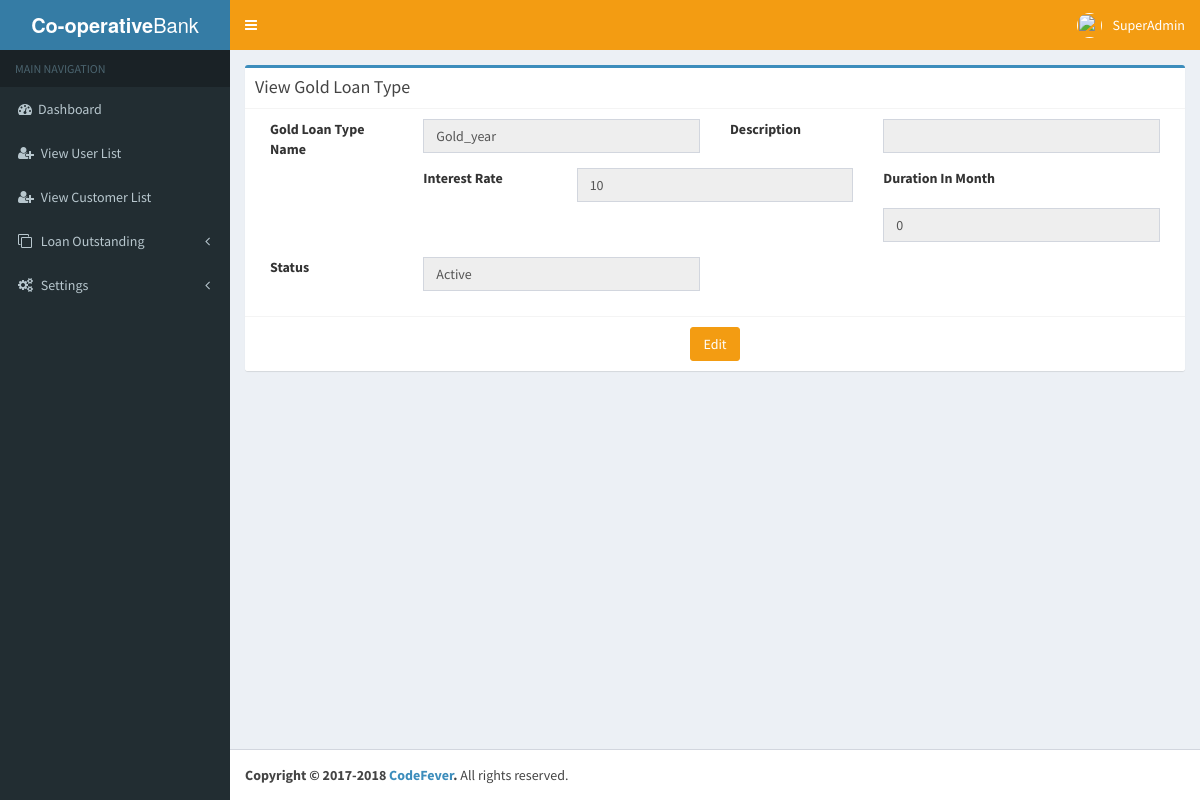
Screenshot of /Views/SuperAdmin/superadmin_view_goldtype.php?id=4 (signed in) with the database file from the repository.
### tables this page shows
CREATE TABLE `userinfo` (
  `UserId` bigint(20) NOT NULL AUTO_INCREMENT,
  `EmployeeName` varchar(50) NOT NULL DEFAULT '',
  `Designation` varchar(50) NOT NULL DEFAULT '',
  `Username` varchar(700) NOT NULL DEFAULT '',
  `Apassword` longtext NOT NULL,
  `RoleId` bigint(20) DEFAULT NULL,
  `CityId` bigint(20) DEFAULT NULL,
  `StateId` bigint(20) DEFAULT NULL,
  `CountryId` bigint(20) DEFAULT NULL,
  `BranchId` bigint(20) DEFAULT NULL,
  `UnderofId` bigint(20) DEFAULT NULL,
  `EmpCode` varchar(50) DEFAULT NULL,
  `Userimage` longblob,
  `EmpId` bigint(20) DEFAULT NULL,
  `CreatedBy` bigint(20) DEFAULT NULL,
  `CreatedDate` datetime DEFAULT NULL,
  `ModifiedDate` datetime DEFAULT NULL,
  `ModifiedBy` bigint(20) DEFAULT NULL,
  `Active` tinyint(4) NOT NULL DEFAULT '1',
  `token` varchar(255) NOT NULL,
  PRIMARY KEY (`UserId`),
  UNIQUE KEY `UQ__UserInfo__536C85E41AAA0C50` (`Username`),
  UNIQUE KEY `EmpCode` (`EmpCode`),
  KEY `RoleId` (`RoleId`),
  KEY `BranchId` (`BranchId`)
);

CREATE TABLE `goldloantype` (
  `GoldLoanTypeid` bigint(20) NOT NULL AUTO_INCREMENT,
  `GName` varchar(50) NOT NULL,
  `Description` varchar(50) DEFAULT NULL,
  `InterestRate` double DEFAULT NULL,
  `Durationinmonth` int(11) DEFAULT NULL,
  `Amount` double DEFAULT NULL,
  `NoofInstallments` int(11) DEFAULT NULL,
  `Active` tinyint(4) NOT NULL,
  `CreatedBy` bigint(20) NOT NULL,
  `CreatedDate` datetime NOT NULL,
  `ModifiedBy` bigint(20) DEFAULT NULL,
  `ModifiedDate` datetime DEFAULT NULL,
  PRIMARY KEY (`GoldLoanTypeid`)
);

### Views/superadmin-session.php (called while the page is built, shortened)
<?php
    $user_check=$_SESSION['login_user'];
    $ses_sql = mysql_query("select UserId, Username, Userimage from userinfo where Username='$user_check'") or die(mysql_error());
    $row = mysql_fetch_assoc($ses_sql);
    $login_session = $row['Username'];
?>

### Views/SuperAdmin/superadmin_view_goldtype.php (the view, shortened to what this page needs)
<?php
include '../superadmin-session.php';
?>
<!DOCTYPE html>
<html>
    <head>
        <?php include 'include/nav.php'; ?>
    </head>
    <body class="hold-transition skin-blue sidebar-mini">
        <div class="wrapper">
            <?php include 'include/sidenav.php'; ?>
            <div class="content-wrapper">
                <section class="content">
                    <div class="box box-primary">
                        <div class="box-header with-border">
                            <h3 class="box-title">View Gold Loan Type</h3>
                        </div>
                        <form role="form" method="post" action="superadmin_edit_goldtype.php?id=<?php echo $_GET['id'] ?>">
                            <?php
                            if (isset($_GET['id'])) {
                                $id = $_GET['id'];
                                $sql = mysql_query("SELECT * FROM goldloantype WHERE GoldLoanTypeid ='" . $id . "' ") or die(mysql_error());
                                while ($row = mysql_fetch_array($sql)) {
                                    if ($row['Active'] == 1)
                                        $a = "Active";
                                    else
                                        $a = "Deactive";
                                    ?>
                                    <div class="box-body">
                                        <div class="col-md-2">
                                            <div class="form-group">
                                                <label>Gold Loan Type Name</label>
                                            </div>
                                        </div>
                                        <div class="col-md-4">
                                            <div class="form-group">
                                                <input type="text" name="" value="<?php echo $row['GName']; ?>" class="form-control" readonly="">
                                            </div>
                                        </div>
                                        <div class="col-md-2">
                                            <div class="form-group">
                                                <label>Description</label>
                                            </div>
                                        </div>
                                        <div class="col-md-4">
                                            <div class="form-group">
                                                <input type="text" name="" value="<?php echo $row['Description']; ?>" class="form-control" readonly="">
                                            </div>
                                        </div>
                                        <div class="col-md-2">
                                            <div class="form-group">
                                                <label>Interest Rate</label>
                                            </div>
                                        </div>
                                        <div class="col-md-4">
                                            <div class="form-group">
                                                <input type="text" name="" value="<?php echo $row['InterestRate']; ?>" class="form-control" readonly="">
                                            </div>
                                        </div>
                                        <div class="col-md-2">
                                            <div class="form-group">
                                                <label>Duration In Month</label>
                                            </div>
                                        </div>
                                        <div class="col-md-4">
                                            <div class="form-group">
                                                <input type="text" name="" value="<?php echo $row['Durationinmonth']; ?>" class="form-control" readonly="">
                                            </div>
                                        </div>
                                        <div class="col-md-2">
                                            <div class="form-group">
                                                <label>Status</label>
                                            </div>
                                        </div>
                                        <div class="col-md-4">
                                            <div class="form-group">
                                                <input type="text" name="" value="<?php echo $a; ?>" class="form-control" readonly="">
                                            </div>
                                        </div>
                                    </div>
                                    <div class="box-footer text-center">
                                        <input type="submit" name="submit1" class="btn btn-primary" value="Edit">
                                    </div>
    <?php }
}
?>
                        </form>
                    </div>
                </section>
            </div>
<?php include 'include/script.php'; ?>
        </div>
    </body>
</html>

### Views/SuperAdmin/include/sidenav.php (shortened to what this page needs)
<header class="main-header">
    <a href="#" class="logo">
        <span class="logo-lg"><b>Co-operative</b>Bank</span>
    </a>
    <nav class="navbar navbar-static-top">
        <a href="#" class="sidebar-toggle" data-toggle="offcanvas" role="button">
        </a>
        <div class="navbar-custom-menu">
            <ul class="nav navbar-nav">
                <li class="dropdown user user-menu">
                    <a href="" class="dropdown-toggle" data-toggle="dropdown">
                        <img src="../upload/<?php echo $_SESSION['uimage']; ?>" class="user-image" >
                        <span class="hidden-xs"><?php echo $login_session; ?></span>
                    </a>
                </li>
            </ul>
        </div>
    </nav>
</header>
<aside class="main-sidebar">
    <section class="sidebar">
        <ul class="sidebar-menu">
            <li class="header">MAIN NAVIGATION</li>
            <li class="treeview">
                <a href="superadmin_dashboard.php">
                    <i class="fa fa-dashboard"></i><span>Dashboard</span>
                </a>
            </li>
            <li class="treeview">
                <a href="superadmin_user_list.php">
                    <i class="fa fa-user-plus"></i>
                    <span>View User List</span>
                </a>
            </li>
            <li class="treeview">
                <a href="superadmin_customer_list.php">
                    <i class="fa fa-user-plus"></i>
                    <span>View Customer List</span>
                </a>
            </li>
            <li class="treeview">
                <a href="#">
                    <i class="fa fa-clone"></i>
                    <span>Loan Outstanding</span>
                    <span class="pull-right-container">
                        <i class="fa fa-angle-left pull-right"></i>
                    </span>
                </a>
            </li>
            <li class="treeview">
                <a href="#">
                    <i class="fa fa-gears"></i>
                    <span>Settings</span>
                    <span class="pull-right-container">
                        <i class="fa fa-angle-left pull-right"></i>
                    </span>
                </a>
            </li>
        </ul>
    </section>
</aside>

### rows the page displays
userinfo: Username "SuperAdmin"
goldloantype: GName "Gold_year", InterestRate "10", Durationinmonth "0", Active "Active"
